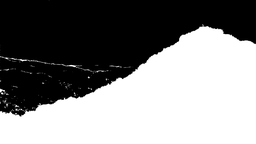
#> input picture images/mask.png, 256 x 144 px, shrunk from 3840 x 2160 before the run
$ python image_ext.py --in images/mask.png
#> lines starting #> are read from the running program, lines starting #| are printed output that depends on the picture
### segment.py
"""
Image segmentation using edge detection.
Author: Leonidas Papadakis

This program takes an image file as input and segments it into foreground
and background regions using a custom Canny edge detection pipeline.
Uses morphological closing and flood fill on formed edges to separate foreground from background.
It is designed to work well on images of natural scenes with complex lighting and shadows.

Segmentation pipeline:
1 - High-pass filtering in frequency domain to enhance edges and reduce lighting gradients
2 - Sobel gradient computation for edge magnitude and direction
3 - Non-maximum suppression to thin edges to one pixel thick
4 - Hysteresis thresholding to connect weak edges to strong edges
5 - Morphological closing to fill gaps in edges
6 - Flood fill from top of image border to separate background from foreground

Comparison to an alternative segmentation method, K-means clustering:
    Advantages:
    - Better handles natural scenes with complex lighting and shadows
    - More robust to varying object colors and textures
    - Produces cleaner boundaries around objects
    Disadvantages:
    - More computationally intensive
    - Requires careful parameter tuning for different scenes
    - May fail if object borders are very weak or blurred
    - Sensitive to noise in highly textured regions

Another alternative approach is using Otsu threshold with a magnitude histogram,
which is more automatic, however it assumes bimodal distribution, which is rare
in natural images.

The frequency-domain preprocessing addresses the main weakness of edge-based
methods by suppressing illumination gradients and enhancing real object borders.

Usage:
    python segment.py -i input.jpg -o mask.png -v visual.png
    python segment.py -i input.jpg -o mask.png -v visual.png -c 0.1 s 2.0 -l 75 -u 85 -k 5

Help: python segment.py -h

Dependencies:
    numpy: Array processing and FFT operations
    scipy: Convolution operations
    PIL: Image I/O
"""

import sys, argparse
import numpy as np
from PIL import Image
from scipy.ndimage import convolve
from collections import deque

def loadImage(fileName: str) -> tuple[np.ndarray, np.ndarray]:
    """
    Loads an image from a file and converts to numpy array.
    Returns both RGB colour and grayscale versions.
    The grayscale version is used for edge detection, whilest the colour version
    is preserved for creating the visual output.

    Parameters:
        fileName : str
            Path to the input image file.
            Supports formats supported by PIL (JPG, PNG, BMP, etc.)
    Returns:
        tuple[np.ndarray, np.ndarray] containing:
            colour : np.ndarray
                3D numpy array of RGB pixel values.
            grayscale : np.ndarray
                2D numpy array of grayscale pixel values
                in range [0, 255]
    """
#> called with fileName = 'images/mask.png'
    try:
        # Read coloured and greyscale image
        image = Image.open(fileName)
#> image is the input picture: PIL image 256x144 L; min 0, max 255, mean 130.6
        colour = np.array(image.convert("RGB"))
        greyscale = np.array(image.convert("L"))

    except Exception as e:
        sys.exit(e)

    return colour, greyscale

def saveImage(fileName: str, image: np.ndarray) -> None:
    """
    Converts a numpy array to an image and saves it to an image file.

    Parameters:
        fileName : str
            Path where the output image file will be saved.
        image : np.ndarray
            Numpy array of pixel values in range [0, 255].
    """

    try:
        Image.fromarray(image).save(fileName)
        print(f"Image saved to {fileName}")
    except Exception as e:
        sys.exit(f"Error writing {fileName}: {e}")

def createHighpassFilter(shape : tuple, cutoff, sigma) -> np.ndarray:
    """
    This function creates a Gaussian high pass filter to suppress low frequencies (such as
    smooth regions and light gradients) while preserving high frequencies (such as edges
    and fine details).
    Method chosen over Butterworth or ideal high-pass due to smoothness (no ringing).
    Works well for removing lighting gradients and enhancing object borders.
    Aggressive cutoffs may amplify noise.

    Arguments:
        shape : tuple[int, int]
            Shape of the input image (height, width).
        cutoff : float, default = 0.05
            Cutoff frequency as a fraction.
            Controls how aggressively low frequencies are suppressed.
            Smaller values give a stronger high-pass while larger values give a gentler
            high-pass.
        sigma : float, default = 4.0
            Scaling factor for standard deviation.
            Larger values produce smoother transitions whereas smaller values give sharper
            transitions.
    Returns:
        np.ndarray
            filter mask in the frequency domain
    """

    rows, columns = shape
    centreRow, centreColumn = rows // 2, columns // 2

    # Create coordinate grid for distance matrix
    y, x = np.ogrid[-centreRow:rows-centreRow,
                    -centreColumn:columns-centreColumn]

    # Create distance matrix using pythagorean theorem
    distance = np.sqrt(x**2 + y**2)

    # Create Gaussian high-pass filter
    filter = 1 - np.exp( -(distance**2) /
                     (2 * (cutoff * min(rows, columns) * sigma)**2))

    return filter


def enhance(input : np.ndarray, cutoff, sigma) -> np.ndarray:
    """
    Enhance a grayscale image edges by applying a Gaussian high-pass filter in
    the frequency domain.
    Preprocesses the image to suppress low-frequency areas (lighting,
    shadows) and enhance high-frequency areas (edges, textures) before
    edge detection.
    Chosen frequency-domain approach over spatial-domain because it more precisely
    handles global gradients (common in natural outdoor scenes). Spatial-domain
    filtering is simpler but can introduce halo artifacts.
    Greatly improves edge detection in low-contrast regions. However, may amplify
    high-frequency noise in detailed areas (e.g. grass, leaves).

    Parameters:
        input : np.ndarray
            Grayscale image as a 2D numpy array.
        cutoff : float, default = 0.07
            Cutoff frequency for the high-pass filter.
    Returns:
        np.ndarray
            Enhanced image (float64, normalized to [0, 255] range).
    """
#> called with cutoff = 0.05, sigma = 4

    # Convert to frequency domain
    frequencies = np.fft.fft2(input.astype(np.float64))

    # Shift to centre
    frequencies = np.fft.fftshift(frequencies)

    # Create and apply high-pass filter
    frequencies *= createHighpassFilter(input.shape, cutoff, sigma)

    # Inverse shift and convert back to space domain
    frequencies = np.fft.ifftshift(frequencies)
    enhanced = np.abs(np.fft.ifft2(frequencies))
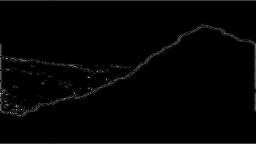
#> enhanced: shape (144, 256) float64; min 1.32e-06, max 171.9, mean 3.5

    # Normalise to 0 - 255
    if (enhanced.max() - enhanced.min()) != 0:
        enhanced = 255 * (enhanced - enhanced.min()) / (enhanced.max() - enhanced.min())
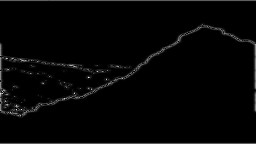
#> enhanced: shape (144, 256) float64; min 0, max 255, mean 5.1

    return enhanced.astype(np.float64)


def sobelGradients(image : np.ndarray) -> tuple[np.ndarray, np.ndarray]:
    """
    This function computes gradient magnitude and direction of each pixel
    using 5x5 Sobel kernels.

    Sobel chosen for its robustness to noise compared to simpler methods.
    Performs well on natural images after preprocessing, but is sensitive to
    noise in fine textures.

    5x5 kernels provide better noise robustness than 3x3 kernels.
    Direction is calculated in range [0-180] (edges are bidirectional) for use in
    non-maxima suppression.

    This method assumes gradients are well defined at object edges. May fail with
    very fine textures or faint object borders.

    Parameters:
        image : np.ndarray
            Grayscale image as a 2D numpy array.
    Returns a tuple containing:
        magnitude : np.ndarray
            Gradient magnitude of each pixel.
        direction : np.ndarray
            Gradient direction in degrees (0, 180), used for non-maxima
            suppression.
    """

    # Create sobel kernel for horizontal and vertical gradients
    xKernal = np.array([[2, 1, 0, -1, -2],
                        [2, 1, 0, -1, -2],
                        [4, 2, 0, -2, -4],
                        [2, 1, 0, -1, -2],
                        [2, 1, 0, -1, -2]])
    yKernal = np.array([[ 2,  2,  4,  2,  2],
                        [ 1,  1,  2,  1,  1],
                        [ 0,  0,  0,  0,  0],
                        [-1, -1, -2, -1, -1],
                        [-2, -2, -4, -2, -2]])
    # Convolve with kernels in both directions to get x and y gradients
    xGradient = convolve(image, xKernal)
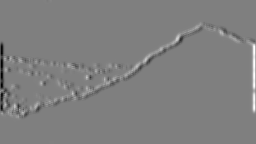
#> xGradient: shape (144, 256) float64; min -2349.9, max 2333.8, mean -0.4; drawn with min black and max white
    yGradient = convolve(image, yKernal)
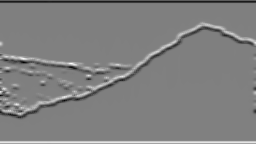
#> yGradient: shape (144, 256) float64; min -2149.9, max 2133.1, mean 0; drawn with min black and max white

    # Calculate gradient magnitude using Pythagorean theorem
    magnitude = np.sqrt(xGradient ** 2 + yGradient ** 2).astype(np.uint8)
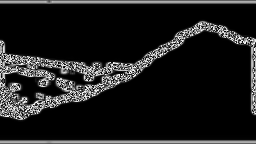
#> magnitude: shape (144, 256); min 0, max 255, mean 29.2

    # Calculate gradient direction in degrees, used for non-maxima suppression
    direction = np.arctan2(yGradient, xGradient) * (180 / np.pi) % 180
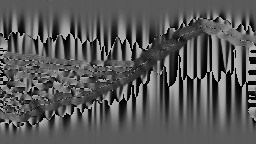
#> direction: shape (144, 256) float64; min 0.00165, max 180, mean 88.8

    return magnitude, direction

# [276 lines left out: functions findEdges, nonMaximaSuppression, closeEdges, floodFillBackground, main, not called in this run]

# [34 lines that do not run on import are left out]

### image_ext.py
"""
Gradient-Weighted Spatial K-Means Segmentation
Extension of segment.py
Author: Leonidas Papadakis

This function performs multi-class image segmentation using a custom K-means
algorithm, which incorporates both spatial proximity and gradient magnitude
weighting. It extends binary segmentation by partitioning images into multiple
regions (e.g. grass, sky, objects, shadows).

Standard K-means clustering on color alone fails in several common scenarios:
- Objects with color gradients get fragmented into different regions
- Boundaries become fuzzy and badly aligned with actual edges
- Shapes become flat, losing their textures

This implementation addresses these limitations through:

Spatial Weighting:
    Adding normalized coordinates creates a 5D feature space (R,G,B,x,y).
    This encourages spatial coherence, as pixels near each other are more
    likely to be in the same cluster, helping to prevent fragmentation from
    color gradients. The spatial_weight parameter is used to scale this effect.

Gradient-Weighted Centroids:
    Pixels with strong gradients (edges) contribute more to cluster centroids.
    This is based on the insight that edge pixels carry crucial information
    about object boundaries. By weighting them more heavily:
    - Cluster boundaries align more precisely with actual edges
    - Segmentation quality improves around object boundaries

Limitations:
    - Still assumes circular clusters just like K-Means (from Euclidean distance)
    - Gradient weighting may over-emphasize noisy edges

Usage:
    python image_ext.py -i input.jpg -o clusters.png
    python image_ext.py -i input.jpg -o clusters.png -k 10 -sw 2.5 -c 0.03 -t 100

    Help:
        python image_ext.py -h

Dependencies:
    numpy: Array processing
"""
import argparse, sys
import numpy as np
from segment import loadImage, saveImage, enhance, sobelGradients

def addSpatialFeatures(image : np.ndarray, spatialWeight : float = 1.5) -> np.ndarray:
    """
    This function concatenates an array of pixels with normalized (x, y) spatial coordinates.
    This creates a 5D feature vector per pixel: [R, G, B, xNorm, yNorm]

    This enables clustering to consider both color similarity and spatial proximity simultaneously.

    The spatial coordinates are normalized to [0, 1] range and then scaled by
    spatialWeight. Higher spatialWeight values make spatial proximity more
    important than color similarity, giving more compact regions.
    Spatial coordinates are normalized to [0,1] to make them dimensionally
    comparable to RGB values, which are also normalized to [0, 1]

    Parameters:
        image : np.ndarray
            Input image in RGB format.
        spatialWeight : float, default=1.5
            Scaling factor for spatial dimensions.
    Returns:
        np.ndarray
            Feature array of shape (H, W, 5).
    """
#> called with spatialWeight = 5
    height, width, _ = image.shape
#> height = 144; width = 256

    # Normalize spatial coordinates to scale [0, 1]
    y, x = np.mgrid[0 : height, 0 : width]
    xNormalised = x.astype(np.float64) / (width - 1)
    yNormalised = y.astype(np.float64) / (height - 1)

    # Scale spatial part
    xScaled = xNormalised * spatialWeight
    yScaled = yNormalised * spatialWeight

    # Stack spatial features to fit shape (height, width, 2)
    spatial = np.stack([xScaled, yScaled], axis=-1)

    # Combine with color image to shape (height, width, channels + 2)
    features = np.concatenate([image.astype(np.float64), spatial], axis=-1)

    return features

def weightedCluster(spatialFeatures : np.ndarray, magnitudes : np.ndarray, k : int, maxIterations : int, trials : int) -> tuple[np.ndarray, np.ndarray]:
    """
    This function performs spatial K-means clustering with gradient-weighted centroid computation.
    This is the core segmentation algorithm that extends standard K-means by using gradient
    magnitude to add weight to pixels. Pixels with stronger gradients (edges) contribute more
    to cluster centroids, causing boundaries to align better with actual image edges.

    The algorithm is as follows:
    1 - Compute gradient weights: (magnitude / max_magnitude) ^ 2
    2 - Initialize centroids randomly
    3 - Run spatial K-means
    4 - Compute new centroids weighted by gradient magnitude
    4 - Repeat for multiple random initializations and choose best result

    The squared weighting of gradient magnitude emphasizes strong edges even further,
    creating a non-linear emphasis on boundary pixels.

    Parameters:
        spatialFeatures : np.ndarray
            Input spacial featured array from addSpatialFeatures().
        magnitudes : np.ndarray
            Gradient magnitudes from sobelGradients().
            Higher values indicate stronger edges.
        spatialWeight : float
            Weight for spatial features in clustering.
            Higher values = more compact, spatially coherent regions.
        k : int
            Number of clusters to create.
        maxIterations : int, default=100
            Maximum iterations per trial.
            May stop earlier if convergence is detected.
        trials : int, default=5
            Number of random initializations. The result with lowest inertia is kept.
    Returns:
        tuple[np.ndarray, np.ndarray] containing:
            cluster_map : np.ndarray
                2D array with integer cluster assignments (0 to k-1).
                Each pixel value indicates which region it belongs to.
            centroids : np.ndarray
                Final cluster centroids containing only the RGB components.
    """
#> called with spatialFeatures = array of shape (144, 256, 5), k = 5, maxIterations = 100, trials = 5
    # Check cluster count is valid
    if k < 2:
        sys.exit("Error: Must have at least 2 clusters")

    # Get dimensions
    rows, cols, channels = spatialFeatures.shape
#> rows = 144; cols = 256; channels = 5
    pixels = rows * cols
#> pixels = 36864

    # Flatten to height * width, channels and cast to float
    image = spatialFeatures.reshape(-1, channels).astype(np.float64)

    # Give higher weight to stronger gradients
    maxGradient = magnitudes.max()
#> maxGradient = 255
    if maxGradient > 0:
        gradientWeights = (magnitudes.reshape(-1) / maxGradient) ** 2

    else:
        # If no strong gradients, give all equal weight
        gradientWeights = np.ones(pixels)

    # Track best clusters
    bestInertia = np.inf
    bestClusters = None
    bestCentroids = None

    # Run K-Means for multiple random initializations
    for _ in range(trials):

        # Initialize cluster centroids randomly (better than pure random: sample from data)
        initialIndexes = np.random.choice(pixels, k, replace = False)
        centroids = image[initialIndexes].astype(np.float64)

        # Improve clusters until clusters converge within tolerance or max iterations reached
        for _ in range(maxIterations):

            # Compute distances from each point to each centroid
            distances = np.sqrt(((image[:, np.newaxis, :] - centroids[np.newaxis, :, :])**2).sum(axis=2))

            # Assign each point to the cluster with the closest centroid
            clusters = np.argmin(distances, axis=1)

            # Update centroids
            newCentroids = np.zeros((k, channels), dtype=np.float64)

            # Compute new centroids for each cluster
            for cluster in range(k):

                # Get cluster mask
                mask = (clusters == cluster)

                # If cluster is not empty
                if mask.sum() > 0:

                    # Get pixels in this cluster
                    clusterPixels = image[mask]

                    # Get corresponding gradient weights for these pixels
                    clusterWeights = gradientWeights[mask]

                    # Pixels with stronger gradients contribute more to the centroid
                    if clusterWeights.sum() > 0:

                        # Normalize weights to sum to 1
                        normalisedWeights = clusterWeights / clusterWeights.sum()

                        # Compute weighted centroid
                        newCentroids[cluster] = np.sum(clusterPixels * normalisedWeights[:, np.newaxis], axis=0)
                    else:
                        # Update centroid with simple mean if all weights are zero
                        newCentroids[cluster] = clusterPixels.mean(axis=0)
                else:
                    # Re-initialize to random point
                    newCentroids[cluster] = image[np.random.choice(pixels)]

            # Compute inertia - sum of squared distances from each point to its assigned centroid
            inertia = ((image - newCentroids[clusters])**2).sum()

            # Compute shift between new and old centroids
            shift = np.sqrt(((newCentroids - centroids)**2).sum(axis=1)).max()
            centroids = newCentroids

            # Check for convergence
            if shift < 1e-4:
                break

        # Check if this trial gave the best inertia
        if inertia < bestInertia:
            bestInertia = inertia
            bestClusters = clusters
            bestCentroids = centroids
#> after the loop, bestCentroids = [[254, 254, 254, 2.87, 3.43], [1.09, 1.09, 1.09, 1.64, 2.05], [43.91, 43.91, 43.91, 1.26, 2.72], [174, 174, 174, 1.88, 2.54], [99.8, 99.8, 99.8, 1.49, 2.53]]; bestInertia = 1253112.9

    # Reshape back to original shape
    bestClusters = bestClusters.reshape(rows, cols)
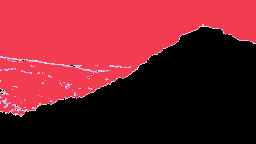
#> bestClusters: shape (144, 256) int64; 5 distinct labels, from 0 to 4; one colour per label, 0 black

    # Remove spatial features from centroids
    bestCentroids = bestCentroids[:, :channels-2]
#> bestCentroids = [[254, 254, 254], [1.09, 1.09, 1.09], [43.91, 43.91, 43.91], [174, 174, 174], [99.8, 99.8, 99.8]]

    return bestClusters, bestCentroids


def main(args : argparse.Namespace):

    # Read input image and convert to grayscale
    colour, greyscale = loadImage(args.input_path)

    # Apply FFT high-pass filter
    print("Enhancing image...")
    enhanced = enhance(greyscale, args.enhance_cutoff, args.enhance_sigma)

    # Compute gradient magnitude for weighted K-Means
    print("Computing Sobel gradients...")
    magnitudes, _ = sobelGradients(enhanced)

    # Add spatial features
    print("Adding spatial features...")
    spatialFeatures = addSpatialFeatures(colour, args.spatial_weight)

    # Run weighted K-Means
    print(f"Clustering into {args.cluster_count} regions...")
    clusters, centroids = weightedCluster(spatialFeatures, magnitudes, args.cluster_count, args.max_iterations, args.trials)
#> centroids has the same summary as bestCentroids in weightedCluster

    print("Segmentation complete.")

    # Save clustered image
    clusterColours = centroids[clusters].astype(np.uint8)
    saveImage(args.output_path, clusterColours)


if __name__ == "__main__":

    # Create parser for command line arguments
    argParser = argparse.ArgumentParser(prog="image_ext.py", description=__doc__, formatter_class=argparse.RawDescriptionHelpFormatter)
    argParser.add_argument("-i", "--in", dest="input_path", type=str, required=True, help="Path to input image file")
    argParser.add_argument("-o", "--out", dest="output_path", type=str, default="output.png", help="Path to which the clustered output image will be saved to")
    argParser.add_argument("-k", "--clusters", dest="cluster_count", type=int, default=5, help="Number of regions to cluster the image into, default = 5")
    argParser.add_argument("-m", "--max_iter", dest="max_iterations", type=int, default=100, help="Maximum number of iterations for k-means, default = 100")
    argParser.add_argument("-t", "--trials", dest="trials", type=int, default=5, help="Number of trials for k-means, default = 10")
    argParser.add_argument("-c", "--cutoff", dest="enhance_cutoff", type=float, default=0.05,
                           help="Cutoff frequency control for high-pass filter. Lower values give stronger high-pass, higher values give gentler filtering. Default = 0.05")
    argParser.add_argument("-s", "--sigma", dest="enhance_sigma", type=float, default=4.0,
                           help="Sigma multiplier for standard deviation in high-pass filter. Larger values give smoother transitions, smaller values give sharper transitions. Default = 4.0")
    argParser.add_argument("-l", "--lower", dest="lower_threshold", type=int, default=80, help="Lower percentile threshold for weak edges, default = 80")
    argParser.add_argument("-u", "--upper", dest="upper_threshold", type=int, default=95, help="Upper percentile threshold for strong edges, default = 90")
    argParser.add_argument("-sw", "--spatial_weight", dest="spatial_weight", type=float, default=5.0, help="Weighting factor of spatial features used in hybrid clustering, default = 5.0")

    # Parse command line arguments
    args = argParser.parse_args()

    # Validate
    if args.cluster_count < 2:
        sys.exit("Number of clusters must be at least 2.")
    elif args.enhance_cutoff < 0:
        sys.exit("Cutoff must be not be negative.")
    elif args.enhance_sigma < 0:
        sys.exit("Sigma must be not be negative.")
    elif args.lower_threshold < 0 or args.lower_threshold > 100:
        sys.exit("Lower threshold must be between 0 and 100.")
    elif args.upper_threshold < 0 or args.upper_threshold > 100:
        sys.exit("Upper threshold must be between 0 and 100.")
    elif args.spatial_weight < 0:
        sys.exit("Spatial weight must be non-negative.")
    elif args.max_iterations < 0:
        sys.exit("Maximum iterations must be non-negative.")
    elif args.trials < 0:
        sys.exit("Number of trials must be non-negative.")

    main(args)
